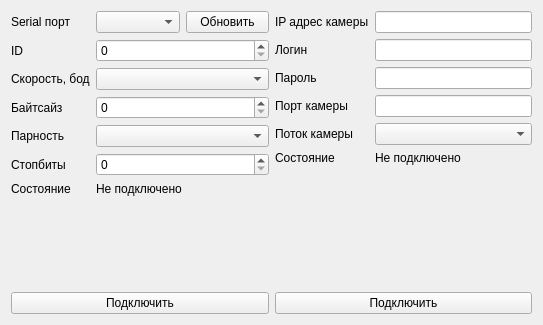
<?xml version="1.0" encoding="UTF-8"?>
<ui version="4.0">
 <class>settings_panel</class>
 <widget class="QWidget" name="settings_panel">
  <property name="geometry">
   <rect>
    <x>0</x>
    <y>0</y>
    <width>543</width>
    <height>325</height>
   </rect>
  </property>
  <property name="sizePolicy">
   <sizepolicy hsizetype="Fixed" vsizetype="Fixed">
    <horstretch>0</horstretch>
    <verstretch>0</verstretch>
   </sizepolicy>
  </property>
  <property name="windowTitle">
   <string>Form</string>
  </property>
  <layout class="QHBoxLayout" name="horizontalLayout">
   <item>
    <layout class="QVBoxLayout" name="verticalLayout_2">
     <item>
      <layout class="QFormLayout" name="formLayout_2">
       <item row="0" column="0">
        <widget class="QLabel" name="serial_port_label">
         <property name="text">
          <string>Serial порт</string>
         </property>
        </widget>
       </item>
       <item row="2" column="0">
        <widget class="QLabel" name="baudrate_label">
         <property name="text">
          <string>Скорость, бод</string>
         </property>
        </widget>
       </item>
       <item row="3" column="0">
        <widget class="QLabel" name="bytesize_label">
         <property name="text">
          <string>Байтсайз</string>
         </property>
        </widget>
       </item>
       <item row="3" column="1">
        <widget class="QSpinBox" name="bytesize_spinbox">
         <property name="sizePolicy">
          <sizepolicy hsizetype="MinimumExpanding" vsizetype="Fixed">
           <horstretch>0</horstretch>
           <verstretch>0</verstretch>
          </sizepolicy>
         </property>
        </widget>
       </item>
       <item row="4" column="0">
        <widget class="QLabel" name="pairity_label">
         <property name="text">
          <string>Парность</string>
         </property>
        </widget>
       </item>
       <item row="4" column="1">
        <widget class="QComboBox" name="pairity_combo">
         <property name="sizePolicy">
          <sizepolicy hsizetype="MinimumExpanding" vsizetype="Fixed">
           <horstretch>0</horstretch>
           <verstretch>0</verstretch>
          </sizepolicy>
         </property>
        </widget>
       </item>
       <item row="5" column="0">
        <widget class="QLabel" name="stopbits_label">
         <property name="text">
          <string>Стопбиты</string>
         </property>
        </widget>
       </item>
       <item row="5" column="1">
        <widget class="QSpinBox" name="stopbits_spinbox">
         <property name="sizePolicy">
          <sizepolicy hsizetype="MinimumExpanding" vsizetype="Fixed">
           <horstretch>0</horstretch>
           <verstretch>0</verstretch>
          </sizepolicy>
         </property>
        </widget>
       </item>
       <item row="6" column="0">
        <widget class="QLabel" name="modbus_state_title">
         <property name="text">
          <string>Состояние</string>
         </property>
        </widget>
       </item>
       <item row="6" column="1">
        <widget class="QLabel" name="modbus_state_label">
         <property name="sizePolicy">
          <sizepolicy hsizetype="MinimumExpanding" vsizetype="Preferred">
           <horstretch>0</horstretch>
           <verstretch>0</verstretch>
          </sizepolicy>
         </property>
         <property name="text">
          <string>Не подключено</string>
         </property>
        </widget>
       </item>
       <item row="2" column="1">
        <widget class="QComboBox" name="baudrate_combo">
         <property name="sizePolicy">
          <sizepolicy hsizetype="MinimumExpanding" vsizetype="Fixed">
           <horstretch>0</horstretch>
           <verstretch>0</verstretch>
          </sizepolicy>
         </property>
        </widget>
       </item>
       <item row="0" column="1">
        <layout class="QHBoxLayout" name="horizontalLayout_2">
         <item>
          <widget class="QComboBox" name="serial_port_combo">
           <property name="sizePolicy">
            <sizepolicy hsizetype="MinimumExpanding" vsizetype="Fixed">
             <horstretch>0</horstretch>
             <verstretch>0</verstretch>
            </sizepolicy>
           </property>
          </widget>
         </item>
         <item>
          <widget class="QPushButton" name="refresh_serial_ports_btn">
           <property name="sizePolicy">
            <sizepolicy hsizetype="MinimumExpanding" vsizetype="Fixed">
             <horstretch>0</horstretch>
             <verstretch>0</verstretch>
            </sizepolicy>
           </property>
           <property name="text">
            <string>Обновить</string>
           </property>
          </widget>
         </item>
        </layout>
       </item>
       <item row="1" column="0">
        <widget class="QLabel" name="slave_id_label">
         <property name="text">
          <string>ID</string>
         </property>
        </widget>
       </item>
       <item row="1" column="1">
        <widget class="QSpinBox" name="slave_id_spinbox"/>
       </item>
      </layout>
     </item>
     <item>
      <layout class="QVBoxLayout" name="verticalLayout_3">
       <item>
        <widget class="QPushButton" name="modbus_connect_btn">
         <property name="sizePolicy">
          <sizepolicy hsizetype="MinimumExpanding" vsizetype="Fixed">
           <horstretch>0</horstretch>
           <verstretch>0</verstretch>
          </sizepolicy>
         </property>
         <property name="text">
          <string>Подключить</string>
         </property>
        </widget>
       </item>
      </layout>
     </item>
    </layout>
   </item>
   <item>
    <layout class="QVBoxLayout" name="verticalLayout">
     <item>
      <layout class="QFormLayout" name="formLayout">
       <item row="0" column="1">
        <widget class="QLineEdit" name="camera_ip_field">
         <property name="sizePolicy">
          <sizepolicy hsizetype="MinimumExpanding" vsizetype="Fixed">
           <horstretch>0</horstretch>
           <verstretch>0</verstretch>
          </sizepolicy>
         </property>
        </widget>
       </item>
       <item row="0" column="0">
        <widget class="QLabel" name="camera_ip_label">
         <property name="text">
          <string>IP адрес камеры</string>
         </property>
        </widget>
       </item>
       <item row="3" column="1">
        <widget class="QLineEdit" name="camera_port_field">
         <property name="sizePolicy">
          <sizepolicy hsizetype="MinimumExpanding" vsizetype="Fixed">
           <horstretch>0</horstretch>
           <verstretch>0</verstretch>
          </sizepolicy>
         </property>
        </widget>
       </item>
       <item row="3" column="0">
        <widget class="QLabel" name="camera_port_label">
         <property name="text">
          <string>Порт камеры</string>
         </property>
        </widget>
       </item>
       <item row="4" column="1">
        <widget class="QComboBox" name="camera_stream_combo">
         <property name="sizePolicy">
          <sizepolicy hsizetype="MinimumExpanding" vsizetype="Fixed">
           <horstretch>0</horstretch>
           <verstretch>0</verstretch>
          </sizepolicy>
         </property>
        </widget>
       </item>
       <item row="4" column="0">
        <widget class="QLabel" name="camera_stream_label">
         <property name="text">
          <string>Поток камеры</string>
         </property>
        </widget>
       </item>
       <item row="5" column="0">
        <widget class="QLabel" name="camera_state_title">
         <property name="text">
          <string>Состояние</string>
         </property>
        </widget>
       </item>
       <item row="5" column="1">
        <widget class="QLabel" name="camera_state_label">
         <property name="text">
          <string>Не подключено</string>
         </property>
        </widget>
       </item>
       <item row="1" column="0">
        <widget class="QLabel" name="username_label">
         <property name="text">
          <string>Логин</string>
         </property>
        </widget>
       </item>
       <item row="2" column="0">
        <widget class="QLabel" name="password_label">
         <property name="text">
          <string>Пароль</string>
         </property>
        </widget>
       </item>
       <item row="1" column="1">
        <widget class="QLineEdit" name="username_field"/>
       </item>
       <item row="2" column="1">
        <widget class="QLineEdit" name="password_field"/>
       </item>
      </layout>
     </item>
     <item>
      <widget class="QPushButton" name="connect_camera_btn">
       <property name="text">
        <string>Подключить</string>
       </property>
      </widget>
     </item>
    </layout>
   </item>
  </layout>
 </widget>
 <resources/>
 <connections/>
</ui>
